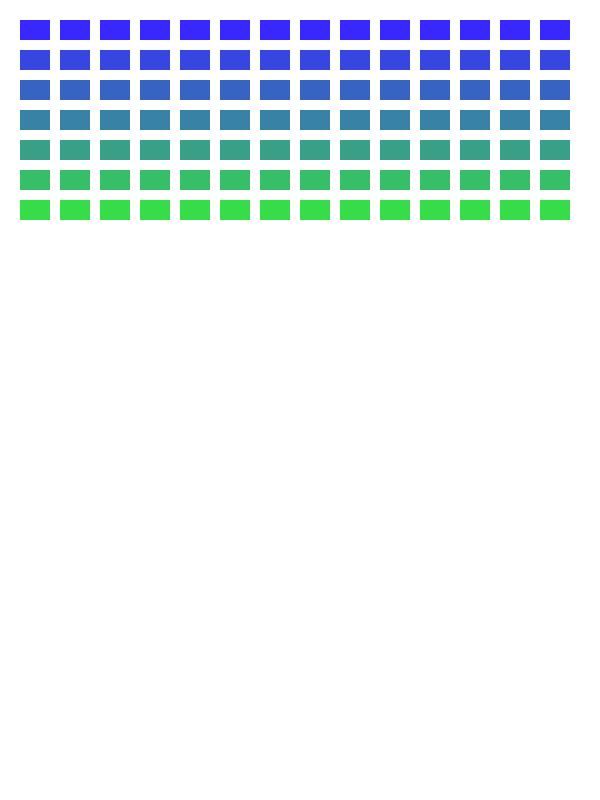
Frame 1 (no input)
Frame 60 (the mouse pressed at the canvas centre just before this capture): identical to frame 1, image omitted
Frame 120 (the mouse held since frame 60 and released just before this capture): identical to frame 1, image omitted

The Processing sketch that drew this single still picture (run headless with seeded random() and noise(); from frame 60 on, the mouse is pressed at the canvas centre):

// Processing sketch: WallOfBricks
// ── WallOfBricks.pde
// https://forum.processing.org/topic/arraylist-please-help-me

// Constants of the brick wall
final int marginX = 20;
final int marginY = 20;
final int intervalH = 10;
final int intervalV = 10;
final int nbBrickH = 14;
final int nbBrickV = 7;
 
class Brick
{
  // Constants of the brick
  final int sizeX = 30;
  final int sizeY = 20;
  
  int posX;
  int posY;
  color c;
  
  public Brick(int x, int y, color bc)
  {
    posX = x;
    posY = y;
    c = bc; // brick color...
  }
  
  public void draw()
  {
    pushStyle(); // Avoid to alter settings of other classes (if any)
    rectMode(CORNER);
    noStroke();
    fill(c);
    rect(getX(), getY(), sizeX, sizeY);
    popStyle();
  }
  
  public int getX()
  {
    return marginX + (intervalH + sizeX) * (posX - 1);
  }
  public int getY()
  {
    return marginY + (intervalV + sizeY) * (posY - 1);
  }
  
  public boolean isOver()
  {
    int x = getX();
    int y = getY();
    return mouseX >= x && mouseX < x + sizeX && mouseY >= y && mouseY < y + sizeY;
  }
}
 
ArrayList<Brick> bricks = new ArrayList<Brick>();
 
void setup()
{
  size(600, 800);
  for (int i = 0; i < nbBrickH; i++)
  {
    for (int j = 0; j < nbBrickV; j++)
    {
      bricks.add(new Brick(i+1, j+1, color(55, 40 + 30 * j, 255 - 30 * j)));
    }
  }
}
 
void draw()
{
  background(255);
  for (Brick brick : bricks)
  {
    brick.draw();
  }
}
 
void mouseReleased()
{
  for (Brick brick : bricks)
  {
    if (brick.isOver())
    {
      bricks.remove(brick);
      break; // Can be over only one brick
    }
  }
}
